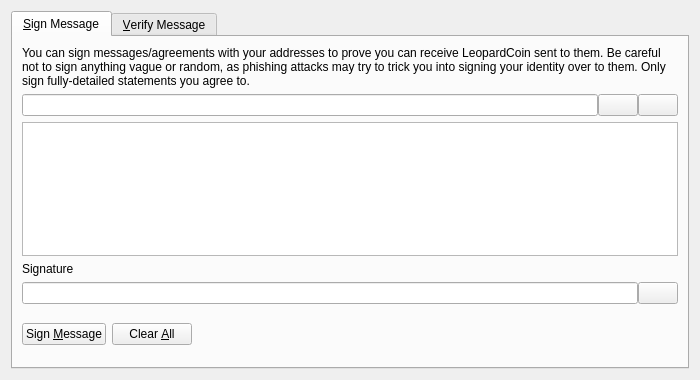
<?xml version="1.0" encoding="UTF-8"?>
<ui version="4.0">
 <class>SignVerifyMessageDialog</class>
 <widget class="QDialog" name="SignVerifyMessageDialog">
  <property name="geometry">
   <rect>
    <x>0</x>
    <y>0</y>
    <width>700</width>
    <height>380</height>
   </rect>
  </property>
  <property name="windowTitle">
   <string>Signatures - Sign / Verify a Message</string>
  </property>
  <property name="modal">
   <bool>true</bool>
  </property>
  <layout class="QVBoxLayout" name="verticalLayout">
   <item>
    <widget class="QTabWidget" name="tabWidget">
     <property name="currentIndex">
      <number>0</number>
     </property>
     <widget class="QWidget" name="tabSignMessage">
      <attribute name="title">
       <string>&amp;Sign Message</string>
      </attribute>
      <layout class="QVBoxLayout" name="verticalLayout_SM">
       <item>
        <widget class="QLabel" name="infoLabel_SM">
         <property name="text">
          <string>You can sign messages/agreements with your addresses to prove you can receive LeopardCoin sent to them. Be careful not to sign anything vague or random, as phishing attacks may try to trick you into signing your identity over to them. Only sign fully-detailed statements you agree to.</string>
         </property>
         <property name="textFormat">
          <enum>Qt::PlainText</enum>
         </property>
         <property name="wordWrap">
          <bool>true</bool>
         </property>
        </widget>
       </item>
       <item>
        <layout class="QHBoxLayout" name="horizontalLayout_1_SM">
         <property name="spacing">
          <number>0</number>
         </property>
         <item>
          <widget class="QValidatedLineEdit" name="addressIn_SM">
           <property name="toolTip">
            <string>The LeopardCoin address to sign the message with</string>
           </property>
          </widget>
         </item>
         <item>
          <widget class="QPushButton" name="addressBookButton_SM">
           <property name="toolTip">
            <string>Choose previously used address</string>
           </property>
           <property name="text">
            <string/>
           </property>
           <property name="shortcut">
            <string>Alt+A</string>
           </property>
           <property name="autoDefault">
            <bool>false</bool>
           </property>
          </widget>
         </item>
         <item>
          <widget class="QPushButton" name="pasteButton_SM">
           <property name="toolTip">
            <string>Paste address from clipboard</string>
           </property>
           <property name="text">
            <string/>
           </property>
           <property name="shortcut">
            <string>Alt+P</string>
           </property>
           <property name="autoDefault">
            <bool>false</bool>
           </property>
          </widget>
         </item>
        </layout>
       </item>
       <item>
        <widget class="QPlainTextEdit" name="messageIn_SM">
         <property name="toolTip">
          <string>Enter the message you want to sign here</string>
         </property>
        </widget>
       </item>
       <item>
        <widget class="QLabel" name="signatureLabel_SM">
         <property name="text">
          <string>Signature</string>
         </property>
         <property name="textFormat">
          <enum>Qt::PlainText</enum>
         </property>
        </widget>
       </item>
       <item>
        <layout class="QHBoxLayout" name="horizontalLayout_2_SM">
         <property name="spacing">
          <number>0</number>
         </property>
         <item>
          <widget class="QLineEdit" name="signatureOut_SM">
           <property name="font">
            <font>
             <italic>true</italic>
            </font>
           </property>
           <property name="readOnly">
            <bool>true</bool>
           </property>
          </widget>
         </item>
         <item>
          <widget class="QPushButton" name="copySignatureButton_SM">
           <property name="toolTip">
            <string>Copy the current signature to the system clipboard</string>
           </property>
           <property name="text">
            <string/>
           </property>
           <property name="autoDefault">
            <bool>false</bool>
           </property>
          </widget>
         </item>
        </layout>
       </item>
       <item>
        <layout class="QHBoxLayout" name="horizontalLayout_3_SM">
         <item>
          <widget class="QPushButton" name="signMessageButton_SM">
           <property name="toolTip">
            <string>Sign the message to prove you own this LeopardCoin address</string>
           </property>
           <property name="text">
            <string>Sign &amp;Message</string>
           </property>
           <property name="autoDefault">
            <bool>false</bool>
           </property>
          </widget>
         </item>
         <item>
          <widget class="QPushButton" name="clearButton_SM">
           <property name="toolTip">
            <string>Reset all sign message fields</string>
           </property>
           <property name="text">
            <string>Clear &amp;All</string>
           </property>
           <property name="autoDefault">
            <bool>false</bool>
           </property>
          </widget>
         </item>
         <item>
          <spacer name="horizontalSpacer_1_SM">
           <property name="orientation">
            <enum>Qt::Horizontal</enum>
           </property>
           <property name="sizeHint" stdset="0">
            <size>
             <width>40</width>
             <height>48</height>
            </size>
           </property>
          </spacer>
         </item>
         <item>
          <widget class="QLabel" name="statusLabel_SM">
           <property name="font">
            <font>
             <weight>75</weight>
             <bold>true</bold>
            </font>
           </property>
           <property name="text">
            <string/>
           </property>
           <property name="wordWrap">
            <bool>true</bool>
           </property>
          </widget>
         </item>
         <item>
          <spacer name="horizontalSpacer_2_SM">
           <property name="orientation">
            <enum>Qt::Horizontal</enum>
           </property>
           <property name="sizeHint" stdset="0">
            <size>
             <width>40</width>
             <height>48</height>
            </size>
           </property>
          </spacer>
         </item>
        </layout>
       </item>
      </layout>
     </widget>
     <widget class="QWidget" name="tabVerifyMessage">
      <attribute name="title">
       <string>&amp;Verify Message</string>
      </attribute>
      <layout class="QVBoxLayout" name="verticalLayout_VM">
       <item>
        <widget class="QLabel" name="infoLabel_VM">
         <property name="text">
          <string>Enter the receiver's address, message (ensure you copy line breaks, spaces, tabs, etc. exactly) and signature below to verify the message. Be careful not to read more into the signature than what is in the signed message itself, to avoid being tricked by a man-in-the-middle attack. Note that this only proves the signing party receives with the address, it cannot prove sendership of any transaction!</string>
         </property>
         <property name="textFormat">
          <enum>Qt::PlainText</enum>
         </property>
         <property name="alignment">
          <set>Qt::AlignLeading|Qt::AlignLeft|Qt::AlignTop</set>
         </property>
         <property name="wordWrap">
          <bool>true</bool>
         </property>
        </widget>
       </item>
       <item>
        <layout class="QHBoxLayout" name="horizontalLayout_1_VM">
         <property name="spacing">
          <number>0</number>
         </property>
         <item>
          <widget class="QValidatedLineEdit" name="addressIn_VM">
           <property name="toolTip">
            <string>The LeopardCoin address the message was signed with</string>
           </property>
          </widget>
         </item>
         <item>
          <widget class="QPushButton" name="addressBookButton_VM">
           <property name="toolTip">
            <string>Choose previously used address</string>
           </property>
           <property name="text">
            <string/>
           </property>
           <property name="shortcut">
            <string>Alt+A</string>
           </property>
           <property name="autoDefault">
            <bool>false</bool>
           </property>
          </widget>
         </item>
        </layout>
       </item>
       <item>
        <widget class="QPlainTextEdit" name="messageIn_VM"/>
       </item>
       <item>
        <widget class="QValidatedLineEdit" name="signatureIn_VM"/>
       </item>
       <item>
        <layout class="QHBoxLayout" name="horizontalLayout_2_VM">
         <item>
          <widget class="QPushButton" name="verifyMessageButton_VM">
           <property name="toolTip">
            <string>Verify the message to ensure it was signed with the specified LeopardCoin address</string>
           </property>
           <property name="text">
            <string>Verify &amp;Message</string>
           </property>
           <property name="autoDefault">
            <bool>false</bool>
           </property>
          </widget>
         </item>
         <item>
          <widget class="QPushButton" name="clearButton_VM">
           <property name="toolTip">
            <string>Reset all verify message fields</string>
           </property>
           <property name="text">
            <string>Clear &amp;All</string>
           </property>
           <property name="autoDefault">
            <bool>false</bool>
           </property>
          </widget>
         </item>
         <item>
          <spacer name="horizontalSpacer_1_VM">
           <property name="orientation">
            <enum>Qt::Horizontal</enum>
           </property>
           <property name="sizeHint" stdset="0">
            <size>
             <width>40</width>
             <height>48</height>
            </size>
           </property>
          </spacer>
         </item>
         <item>
          <widget class="QLabel" name="statusLabel_VM">
           <property name="font">
            <font>
             <weight>75</weight>
             <bold>true</bold>
            </font>
           </property>
           <property name="text">
            <string/>
           </property>
           <property name="wordWrap">
            <bool>true</bool>
           </property>
          </widget>
         </item>
         <item>
          <spacer name="horizontalSpacer_2_VM">
           <property name="orientation">
            <enum>Qt::Horizontal</enum>
           </property>
           <property name="sizeHint" stdset="0">
            <size>
             <width>40</width>
             <height>48</height>
            </size>
           </property>
          </spacer>
         </item>
        </layout>
       </item>
      </layout>
     </widget>
    </widget>
   </item>
  </layout>
 </widget>
 <customwidgets>
  <customwidget>
   <class>QValidatedLineEdit</class>
   <extends>QLineEdit</extends>
   <header>qvalidatedlineedit.h</header>
  </customwidget>
 </customwidgets>
 <resources>
  <include location="../leopardcoin.qrc"/>
 </resources>
 <connections/>
</ui>
